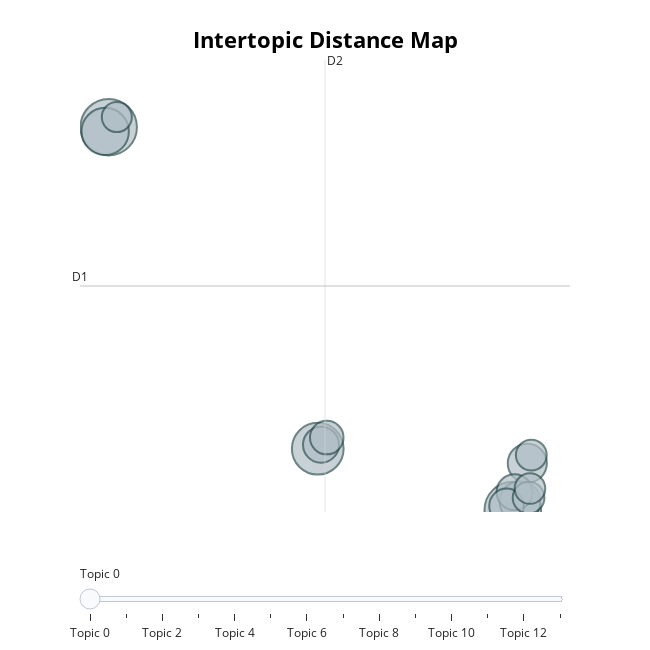

The code cell stored with this chart in its notebook:
### Code cell
topic_negative.visualize_topics()

### Figure 1 — Plotly figure (JSON) as saved in the notebook; plotly's stock layout.template omitted (floating-point values rounded to 4 significant figures)
{"data": [{"customdata": [[0, "mask | wear | wearing | covid | condom", 4684], [1, "formula | republican | pro | baby | democrat", 4664], [2, "covid19 | risk | woman | pregnant | pregnancy", 3915], [3, "trump | baby | covid | certificate | biden", 3279], [4, "hospital | birth | covid | partner | woman", 2454], [5, "covid | prayer | lost | baby | friend", 2240], [6, "vaccine | breastfeeding | woman | pregnant | covid19", 1894], [7, "help | due | job | pregnant | covid", 1883], [8, "covid | pregnant | air | got | baby", 1753], [9, "clot | blood | control | birth | pill", 1648], [10, "black | woman | white | covid19 | likely", 1469], [11, "dy | covid19 | giving | california | newborn", 1394], [12, "girl | teenage | covid19 | school | pregnancy", 1372], [13, "test | testing | pregnancy | case | trump", 1323]], "hovertemplate": "<b>Topic %{customdata[0]}</b><br>Words: %{customdata[1]}<br>Size: %{customdata[2]}", "legendgroup": "", "marker": {"color": "#B0BEC5", "line": {"color": "DarkSlateGrey", "width": 2}, "size": [4684, 4664, 3915, 3279, 2454, 2240, 1894, 1883, 1753, 1648, 1469, 1394, 1372, 1323], "sizemode": "area", "sizeref": 2.928, "symbol": "circle"}, "mode": "markers", "name": "", "orientation": "v", "showlegend": false, "type": "scatter", "x": [14.51, -9.963, 2.696, -10.17, 14.94, 15.38, 2.893, 14.61, 14.13, 3.241, 15.46, 15.63, 15.54, -9.471], "xaxis": "x", "y": [-0.6186, 18.28, 2.411, 18.07, -0.2009, 1.691, 2.61, 0.2665, -0.4114, 2.961, -0.00438, 2.097, 0.4471, 18.78], "yaxis": "y"}], "layout": {"annotations": [{"showarrow": false, "text": "D1", "x": -11.7, "y": 10.44, "yshift": 10}, {"showarrow": false, "text": "D2", "x": 3.135, "xshift": 10, "y": 21.59}], "height": 650, "hoverlabel": {"bgcolor": "white", "font": {"family": "Rockwell", "size": 16}}, "legend": {"itemsizing": "constant", "tracegroupgap": 0}, "margin": {"t": 60}, "shapes": [{"line": {"color": "#CFD8DC", "width": 2}, "type": "line", "x0": 3.135, "x1": 3.135, "y0": -0.7114, "y1": 21.59}, {"line": {"color": "#9E9E9E", "width": 2}, "type": "line", "x0": -11.7, "x1": 17.97, "y0": 10.44, "y1": 10.44}], "sliders": [{"active": 0, "pad": {"t": 50}, "steps": [{"args": [{"marker.color": [["red", "#B0BEC5", "#B0BEC5", "#B0BEC5", "#B0BEC5", "#B0BEC5", "#B0BEC5", "#B0BEC5", "#B0BEC5", "#B0BEC5", "#B0BEC5", "#B0BEC5", "#B0BEC5", "#B0BEC5"]]}], "label": "Topic 0", "method": "update"}, {"args": [{"marker.color": [["#B0BEC5", "red", "#B0BEC5", "#B0BEC5", "#B0BEC5", "#B0BEC5", "#B0BEC5", "#B0BEC5", "#B0BEC5", "#B0BEC5", "#B0BEC5", "#B0BEC5", "#B0BEC5", "#B0BEC5"]]}], "label": "Topic 1", "method": "update"}, {"args": [{"marker.color": [["#B0BEC5", "#B0BEC5", "red", "#B0BEC5", "#B0BEC5", "#B0BEC5", "#B0BEC5", "#B0BEC5", "#B0BEC5", "#B0BEC5", "#B0BEC5", "#B0BEC5", "#B0BEC5", "#B0BEC5"]]}], "label": "Topic 2", "method": "update"}, {"args": [{"marker.color": [["#B0BEC5", "#B0BEC5", "#B0BEC5", "red", "#B0BEC5", "#B0BEC5", "#B0BEC5", "#B0BEC5", "#B0BEC5", "#B0BEC5", "#B0BEC5", "#B0BEC5", "#B0BEC5", "#B0BEC5"]]}], "label": "Topic 3", "method": "update"}, {"args": [{"marker.color": [["#B0BEC5", "#B0BEC5", "#B0BEC5", "#B0BEC5", "red", "#B0BEC5", "#B0BEC5", "#B0BEC5", "#B0BEC5", "#B0BEC5", "#B0BEC5", "#B0BEC5", "#B0BEC5", "#B0BEC5"]]}], "label": "Topic 4", "method": "update"}, {"args": [{"marker.color": [["#B0BEC5", "#B0BEC5", "#B0BEC5", "#B0BEC5", "#B0BEC5", "red", "#B0BEC5", "#B0BEC5", "#B0BEC5", "#B0BEC5", "#B0BEC5", "#B0BEC5", "#B0BEC5", "#B0BEC5"]]}], "label": "Topic 5", "method": "update"}, {"args": [{"marker.color": [["#B0BEC5", "#B0BEC5", "#B0BEC5", "#B0BEC5", "#B0BEC5", "#B0BEC5", "red", "#B0BEC5", "#B0BEC5", "#B0BEC5", "#B0BEC5", "#B0BEC5", "#B0BEC5", "#B0BEC5"]]}], "label": "Topic 6", "method": "update"}, {"args": [{"marker.color": [["#B0BEC5", "#B0BEC5", "#B0BEC5", "#B0BEC5", "#B0BEC5", "#B0BEC5", "#B0BEC5", "red", "#B0BEC5", "#B0BEC5", "#B0BEC5", "#B0BEC5", "#B0BEC5", "#B0BEC5"]]}], "label": "Topic 7", "method": "update"}, {"args": [{"marker.color": [["#B0BEC5", "#B0BEC5", "#B0BEC5", "#B0BEC5", "#B0BEC5", "#B0BEC5", "#B0BEC5", "#B0BEC5", "red", "#B0BEC5", "#B0BEC5", "#B0BEC5", "#B0BEC5", "#B0BEC5"]]}], "label": "Topic 8", "method": "update"}, {"args": [{"marker.color": [["#B0BEC5", "#B0BEC5", "#B0BEC5", "#B0BEC5", "#B0BEC5", "#B0BEC5", "#B0BEC5", "#B0BEC5", "#B0BEC5", "red", "#B0BEC5", "#B0BEC5", "#B0BEC5", "#B0BEC5"]]}], "label": "Topic 9", "method": "update"}, {"args": [{"marker.color": [["#B0BEC5", "#B0BEC5", "#B0BEC5", "#B0BEC5", "#B0BEC5", "#B0BEC5", "#B0BEC5", "#B0BEC5", "#B0BEC5", "#B0BEC5", "red", "#B0BEC5", "#B0BEC5", "#B0BEC5"]]}], "label": "Topic 10", "method": "update"}, {"args": [{"marker.color": [["#B0BEC5", "#B0BEC5", "#B0BEC5", "#B0BEC5", "#B0BEC5", "#B0BEC5", "#B0BEC5", "#B0BEC5", "#B0BEC5", "#B0BEC5", "#B0BEC5", "red", "#B0BEC5", "#B0BEC5"]]}], "label": "Topic 11", "method": "update"}, {"args": [{"marker.color": [["#B0BEC5", "#B0BEC5", "#B0BEC5", "#B0BEC5", "#B0BEC5", "#B0BEC5", "#B0BEC5", "#B0BEC5", "#B0BEC5", "#B0BEC5", "#B0BEC5", "#B0BEC5", "red", "#B0BEC5"]]}], "label": "Topic 12", "method": "update"}, {"args": [{"marker.color": [["#B0BEC5", "#B0BEC5", "#B0BEC5", "#B0BEC5", "#B0BEC5", "#B0BEC5", "#B0BEC5", "#B0BEC5", "#B0BEC5", "#B0BEC5", "#B0BEC5", "#B0BEC5", "#B0BEC5", "red"]]}], "label": "Topic 13", "method": "update"}]}], "title": {"font": {"color": "Black", "size": 22}, "text": "<b>Intertopic Distance Map", "x": 0.5, "xanchor": "center", "y": 0.95, "yanchor": "top"}, "width": 650, "xaxis": {"anchor": "y", "domain": [0, 1], "range": [-11.7, 17.97], "title": {"text": ""}, "visible": false}, "yaxis": {"anchor": "x", "domain": [0, 1], "range": [-0.7114, 21.59], "title": {"text": ""}, "visible": false}}}
